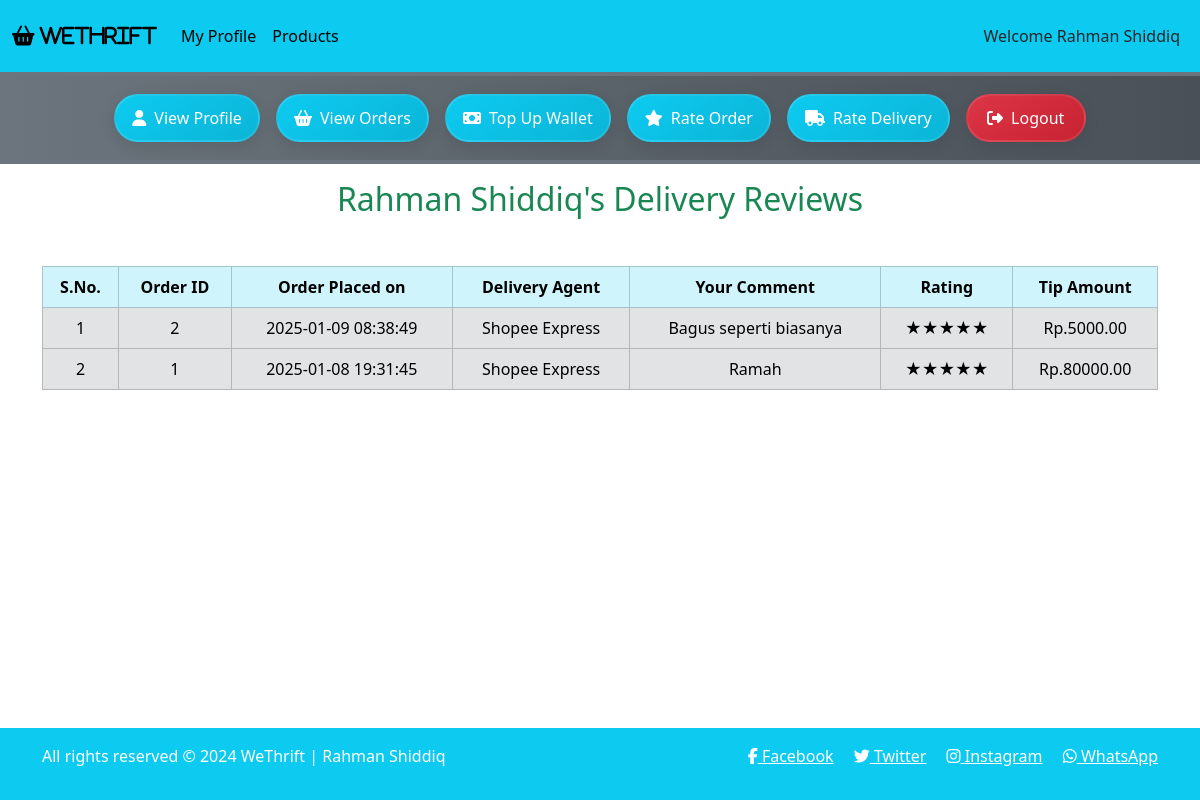
Page /customer_mode/profile_page.php?customer_id=51&rate_delivery on the committed database.
### tables this page shows
CREATE TABLE `customer` (
  `customerID` int(11) NOT NULL,
  `first_name` varchar(50) NOT NULL,
  `last_name` varchar(50) DEFAULT NULL,
  `address_street` varchar(100) NOT NULL,
  `address_city` varchar(50) NOT NULL,
  `address_state` varchar(50) NOT NULL,
  `pincode` int(11) NOT NULL,
  `phone_no` bigint(20) NOT NULL,
  `email` varchar(100) NOT NULL,
  `password` varchar(50) NOT NULL,
  `dob` date NOT NULL,
  `age` int(11) DEFAULT 0,
  `gender` varchar(10) DEFAULT NULL
);

CREATE TABLE `order` (
  `orderID` int(11) NOT NULL,
  `status` varchar(20) NOT NULL DEFAULT 'Confirmed',
  `total_price` decimal(10,2) NOT NULL,
  `time` timestamp NOT NULL DEFAULT current_timestamp(),
  `location` varchar(255) NOT NULL,
  `agentPayment` int(11) NOT NULL DEFAULT 50,
  `customerID` int(11) NOT NULL,
  `agentID` int(11) NOT NULL
);

CREATE TABLE `deliveryagent` (
  `agentID` int(11) NOT NULL,
  `first_name` varchar(50) NOT NULL,
  `last_name` varchar(50) DEFAULT NULL,
  `availabilityStatus` varchar(20) NOT NULL DEFAULT 'Offline',
  `phone_no` bigint(20) NOT NULL,
  `email` varchar(100) NOT NULL,
  `password` varchar(50) NOT NULL,
  `dob` date NOT NULL,
  `age` int(11) DEFAULT 0
);

CREATE TABLE `deliveryreview` (
  `deliveryReviewID` int(11) NOT NULL,
  `orderID` int(11) NOT NULL,
  `agentID` int(11) NOT NULL,
  `comment` text DEFAULT NULL,
  `rating` int(11) DEFAULT 5 CHECK (`rating` >= 1 and `rating` <= 5),
  `tip` decimal(10,2) DEFAULT 0.00
);

### customer_mode/profile_page.php (the view, shortened to what this page needs)
<?php
include('../functions/common_function.php');
if(isset($_GET['customer_id'])) {
    $cust_id = $_GET['customer_id'];
    $get_data = "SELECT * FROM customer WHERE customerID = $cust_id;";
    $result_get = mysqli_query($con, $get_data);
    $row_data = mysqli_fetch_assoc($result_get);
    $cust_id = $row_data["customerID"];
    $cust_fname = $row_data['first_name'];
    $cust_lname = $row_data['last_name'];
    if($cust_lname === null) {
        $cust_name = $cust_fname;
    } else {
        $cust_name = $cust_fname . ' ' . $cust_lname;
    }
}
?>
<!DOCTYPE html>
<html lang="en">
<head>
    <link href="https://cdn.jsdelivr.net/npm/bootstrap@5.3.3/dist/css/bootstrap.min.css" rel="stylesheet">
    <link rel="stylesheet" href="https://cdnjs.cloudflare.com/ajax/libs/font-awesome/6.5.1/css/all.min.css">
    <link rel="stylesheet" href="../style.css">
</head>
<body>
    <div class="container-fluid p-0">
        <nav class="navbar navbar-expand-lg bg-info">
            <div class="container-fluid">
                <a class="navbar-brand" href="#"><i class="fa fa-shopping-basket" aria-hidden="true"> WeThrift</i></a>
                <div class="collapse navbar-collapse" id="navbarSupportedContent">
                    <ul class="navbar-nav me-auto mb-2 mb-lg-0">
                        <li class="nav-item">
                            <a class="nav-link active" aria-current="page"
                               href='profile_page.php?customer_id=<?php echo $cust_id; ?>'>My Profile</a>
                        </li>
                        <li class="nav-item">
                            <a class="nav-link active"
                               href='index.php?customer_id=<?php echo $cust_id; ?>'>Products</a>
                        </li>
                    </ul>
                </div>
                <nav class="navbar navbar-expand-lg">
                    <ul class="navbar-nav">
                        <li class="nav-item">
                            <a href="" class="nav-link text-dark">Welcome <?php echo $cust_name; ?></a>
                        </li>
                    </ul>
                </nav>
            </div>
        </nav>
        <div class="row">
            <div class="col-md-12 bg-secondary p-1">
                <div class="button text-center">
                    <button>
                        <a href="profile_page.php?customer_id=<?php echo $cust_id; ?>&view_profile"
                           class="nav-link text-dark">View Profile</a>
                    </button>
                    <button>
                        <a href="profile_page.php?customer_id=<?php echo $cust_id; ?>&view_orders"
                           class="nav-link text-dark">View Orders</a>
                    </button>
                    <button>
                        <a href="profile_page.php?customer_id=<?php echo $cust_id; ?>&top_up"
                           class="nav-link text-dark">Top Up Wallet</a>
                    </button>
                    <button>
                        <a href="profile_page.php?customer_id=<?php echo $cust_id; ?>&rate_order"
                           class="nav-link text-dark">Rate Order</a>
                    </button>
                    <button>
                        <a href="profile_page.php?customer_id=<?php echo $cust_id; ?>&rate_delivery"
                           class="nav-link text-dark">Rate Delivery</a>
                    </button>
                    <button>
                        <a href="../start.php" class="nav-link text-dark">Logout</a>
                    </button>
                </div>
            </div>
        </div>
        <div class="container my-3">
            <?php
            if(isset($_GET['rate_delivery'])) { include('rate_delivery.php'); }
            ?>
        </div>
        <?php include("../includes/footer.php"); ?>
    </div>
</body>
</html>

### customer_mode/rate_delivery.php (shortened to what this page needs)
<?php
$fetch_orders = "SELECT * FROM `order` WHERE customerID = $cust_id AND status = 'Delivered' ORDER BY orderID DESC;";
$result_fetch = mysqli_query($con, $fetch_orders);
$num_of_rows = mysqli_num_rows($result_fetch);
if ($num_of_rows == 0) {
    echo "<h2 class='text-center text-danger'> No orders have been delivered to you yet! </h2>";
} else {
    ?>
    <h2 class="text-center text-success">
        <?php echo "$cust_name's Delivery Reviews"; ?>
    </h2>
    <table class="table table-bordered mt-5">
        <thead class="table-info text-center text-white">
            <tr>
                <th>S.No.</th>
                <th>Order ID</th>
                <th>Order Placed on</th>
                <th>Delivery Agent</th>
                <th>Your Comment</th>
                <th>Rating</th>
                <th>Tip Amount</th>
            </tr>
        </thead>
        <tbody class="table-secondary text-white">
            <?php
            $number = 0;
            while ($fetch_row = mysqli_fetch_assoc($result_fetch)) {
                $order_id = $fetch_row["orderID"];
                $order_time = $fetch_row["time"];
                $order_agentID = $fetch_row["agentID"];
                $number++;
                $isReview = "Yes";
                $search_review = "SELECT * FROM DeliveryReview WHERE orderID = '$order_id' AND agentID = '$order_agentID';";
                $result_review = mysqli_query($con, $search_review);
                $num_of_rows = mysqli_num_rows($result_review);
                if ($num_of_rows == 0) {
                    $isReview = "No";
                } else {
                    $row_review = mysqli_fetch_assoc($result_review);
                    $comment = $row_review['comment'];
                    $rating = $row_review['rating'];
                    $tip = $row_review['tip'];
                }
                ?>
                <tr class='text-center align-middle'>
                    <?php if ($isReview == "Yes") { ?>
                        <td>
                            <?php echo "$number"; ?>
                        </td>
                        <td>
                            <?php echo "$order_id"; ?>
                        </td>
                        <td>
                            <?php echo "$order_time"; ?>
                        </td>
                        <td>
                            <?php
                            $get_agent = "SELECT * FROM deliveryAgent WHERE agentID = $order_agentID;";
                            $result_get = mysqli_query($con, $get_agent);
                            $row_agent = mysqli_fetch_assoc($result_get);
                            $agent_fname = $row_agent['first_name'];
                            $agent_lname = $row_agent['last_name'];
                            if ($agent_lname === null) {
                                $agent_name = $agent_fname;
                            } else {
                                $agent_name = $agent_fname . ' ' . $agent_lname;
                            }
                            echo "$agent_name";
                            ?>
                        </td>
                        <td>
                            <?php echo "$comment"; ?>
                        </td>
                        <td>
                            <?php
                            $stars = '';
                            $filledStars = intval($rating);
                            for ($i = 0; $i < $filledStars; $i++) {
                                $stars .= '★';
                            }
                            echo "$stars";
                            ?>
                        </td>
                        <td>
                            <?php echo "Rp.$tip"; ?>
                        </td>
                    <?php }
                    ?>
                </tr>
                <?php
            }
            ?>
        </tbody>
    </table>
    <?php
}
?>

### style.css (style rules this page uses)
* { margin: 0; padding: 0; box-sizing: border-box; }

### customer_mode/profile_page.php (style rules this page uses)
body { overflow-x: hidden; }
.button { display: flex; justify-content: center; flex-wrap: wrap; padding: 10px; background: linear-gradient(to right, #6c757d, #495057); border-radius: 8px; }
.button button { border: none; background: none; padding: 0; margin: 8px; transition: transform 0.3s ease; }
.button .nav-link { white-space: normal; min-width: 120px; min-height: 48px; text-align: center; display: flex; align-items: center; justify-content: center; padding: 8px 16px; margin: 0; background: linear-gradient(145deg, #0dcaf0, #0bb5d7); color: white !important; border-radius: 25px; box-shadow: 0 4px 15px rgba(0,0,0,0.1); border: 2px solid rgba(255,255,255,0.1); font-weight: 500; transition: all 0.3s ease; }
.button button:last-child .nav-link { background: linear-gradient(145deg, #dc3545, #c82333); }
.button .nav-link::before { font-family: "Font Awesome 5 Free"; font-weight: 900; margin-right: 8px; }
.button button:nth-child(1) .nav-link::before { content: "\f007"; }
.button button:nth-child(2) .nav-link::before { content: "\f291"; }
.button button:nth-child(3) .nav-link::before { content: "\f0d6"; }
.button button:nth-child(4) .nav-link::before { content: "\f005"; }
.button button:nth-child(5) .nav-link::before { content: "\f0d1"; }
.button button:last-child .nav-link::before { content: "\f2f5"; }

### includes/footer.php (style rules this page uses)
body { margin: 0; padding: 0; min-height: 100vh; position: relative; }

### rows in the picture
customer: cust_name "Rahman Shiddiq"
order: orderID "2", time "2025-01-09 08:38:49", agentID.last_name "Shopee Express", deliveryreview.comment "Bagus seperti biasanya", stars "★★★★★", deliveryreview.tip "5000.00"
order: orderID "1", time "2025-01-08 19:31:45", agentID.last_name "Shopee Express", deliveryreview.comment "Ramah", stars "★★★★★", deliveryreview.tip "80000.00"
